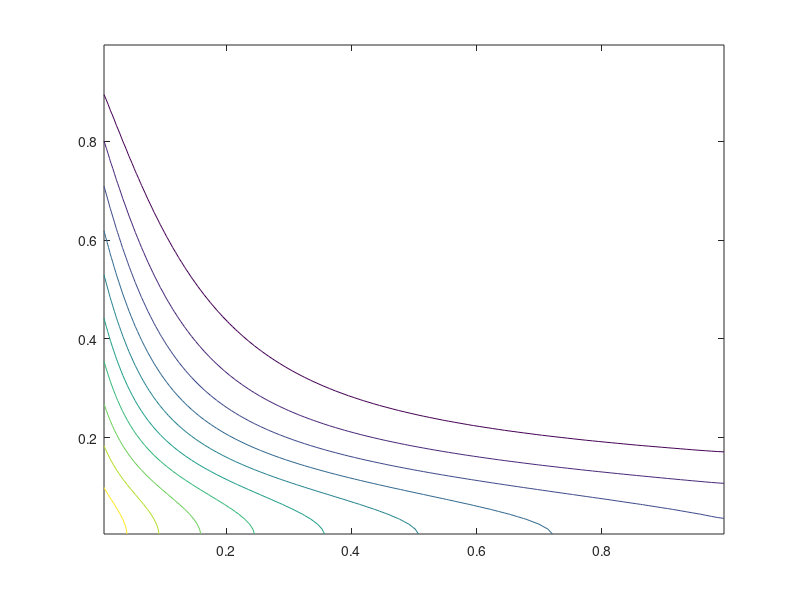

MATLAB code to generate this figure:
% 
%  Finite Volume method for the transport of a scalar in a given 
%  velocity field
%
%  convection and diffusion
%
%
% definition of the control volumes
%
% domain size
Lx = 1;
Ly = 1;
%
% number of cells
Nx = 100;
Ny = 100;
% number of lines
Nx_lines = Nx+1;
Ny_lines = Ny+1;
%
dx = Lx/Nx;
dy = Ly/Ny;
%
% cell corners
%
xcorners = 0:dx:Lx;
ycorners = 0:dy:Ly;
%
% cell centres
xcenter = 1/2*(xcorners(1:end-1)+xcorners(2:end));
ycenter = 1/2*(ycorners(1:end-1)+ycorners(2:end));
%
% velocity field at the corners
% ux = x
% uy = -y
%
ux = xcorners;
uy = -ycorners;
%
% diffusivity coefficient
%
kappa = 0.01;
%
% left boundary condition
%
Tw = 1 - ycenter ;
%
% we are going to solve the problem in the form of a linear system
%
%      A T = B
%
% matrices initialization
%
M = Nx*Ny;
A = zeros(M,M);
B = zeros(M,1);
%
% these are help coefficients 
%
AP = zeros(M,1);
AE = AP;
AW = AP;
AS = AP;
AN = AP;
%
%
%====================================
% Coefficients for interior cells
%====================================
for k = 1:Ny  
    for j = 1:Nx
        m = k + (j-1)*Ny;
        AW(m) = -0.5*dy*ux(j)-kappa*dy/dx;
        AE(m) = 0.5*dy*ux(j+1) -kappa*dy/dx;
        AS(m) = -0.5*dx*uy(k)-kappa*dx/dy;
        AN(m) = 0.5*dx*uy(k+1) -kappa*dx/dy;
        AP(m) = 2*kappa*(dx/dy+dy/dx);
    end
end
% assign coefficients
% interior cells
for k = 2:Ny-1  
    for j = 2:Nx-1
        m = k + (j-1)*Ny;      
        A(m,m)    = AP(m);
        A(m,m-Ny) = AW(m);
        A(m,m+Ny) = AE(m);
        A(m,m-1 ) = AS(m);
        A(m,m+1 ) = AN(m);
        B(m)      = 0;
    end
end
%
% fill in the coefficients for the boundary conditions
% south boundary
k = 1;
for j = 2:Nx-1
        m = k + (j-1)*Ny;  
        AP(m)     = kappa*(2*dy/dx+dx/dy);
        A(m,m)    = AP(m);
        A(m,m-Ny) = AW(m);
        A(m,m+Ny) = AE(m);
        A(m,m+1)  = AN(m);
        B(m)      = 0;
end
%
% west boundary
j = 1;
for k = 2:Ny-1
        m = k + (j-1)*Ny;
        AP(m)     = kappa*(3*dy/dx+2*dx/dy);
        A(m,m)    = AP(m);
        A(m,m+Ny) = AE(m);
        A(m,m-1)  = AS(m);
        A(m,m+1)  = AN(m);
        B(m)      = 2*kappa*dy/dx*Tw(k);
end
%
% north boundary
k = Ny;
for j = 2:Nx-1
        m = k + (j-1)*Ny;
        AP(m)     = -0.5*dx*uy(k+1)+kappa*(2*dy/dx+3*dx/dy);
        A(m,m)    = AP(m);
        A(m,m-Ny) = AW(m);
        A(m,m+Ny) = AE(m);
        A(m,m-1)  = AS(m);
        B(m)      = 0;
end
% east boundary
j = Nx;
for k = 2:Ny-1
        m = k + (j-1)*Ny;
        AP(m)     = 0.5*dy*ux(j+1) + kappa*(dy/dx+2*dx/dy);
        A(m,m)    = AP(m);
        A(m,m-Ny) = AW(m);
        A(m,m-1)  = AS(m);
        A(m,m+1)  = AN(m);
        B(m)      = 0;
end
%south-west corner
j = 1;
k = 1;
m = k + (j-1)*Ny;
AP(m)     = kappa*(3*dy/dx+dx/dy);
A(m,m)    = AP(m);
A(m,m+Ny) = AE(m);
A(m,m+1)  = AN(m);
B(m)      = 2*kappa*dy/dx*Tw(k);
%
%south-east corner
j = Nx;
k = 1;
m = k + (j-1)*Ny;
AP(m)     = kappa*(dy/dx+dx/dy) + 0.5*dy*ux(j+1) ;
A(m,m)    = AP(m);
A(m,m-Ny) = AW(m);
A(m,m+1 ) = AN(m);
B(m)      = 0;
%
%north-east corner
j = Nx;
k = Ny;
m = k + (j-1)*Ny;
AP(m)     = kappa*(dy/dx+3*dx/dy) + 0.5*(dy*ux(j+1) -dx*uy(k+1));
A(m,m)    = AP(m);
A(m,m-Ny) = AW(m);
A(m,m-1 ) = AS(m);
B(m)      = 0;
%
%north-west corner
j = 1;
k = Ny;
m = k + (j-1)*Ny;
AP(m)     = 3*kappa*(dy/dx+dx/dy) -0.5*dx*uy(k+1);
A(m,m)    = AP(m);
A(m,m+Ny) = AE(m);
A(m,m-1 ) = AS(m);
B(m)      = 2*kappa*dy/dx*Tw(k);
%
% 
% now me make A a sparse matrix
A = sparse(A);
%
% we finally solve the linear system using backslash operator
T = A\B;
%
% we reshape
TM = reshape(T,Ny,Nx);
% and plot
contour(xcenter,ycenter,TM)